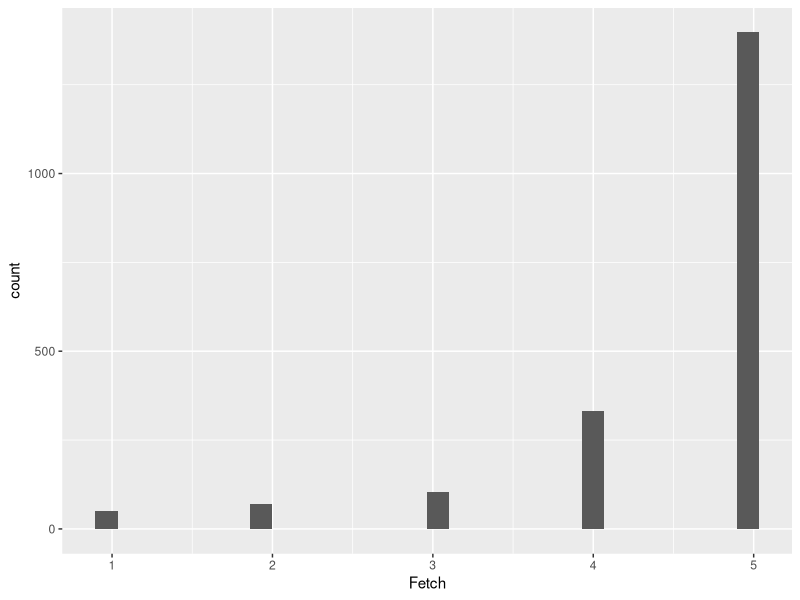
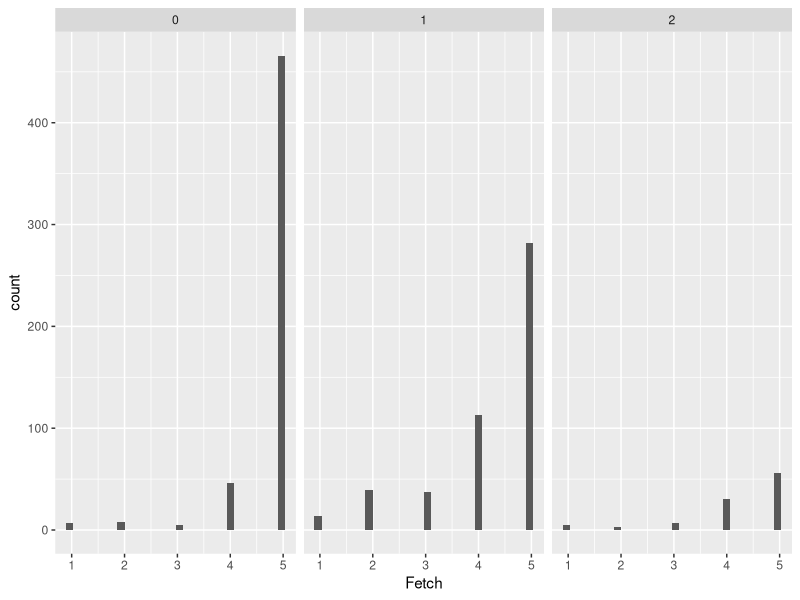
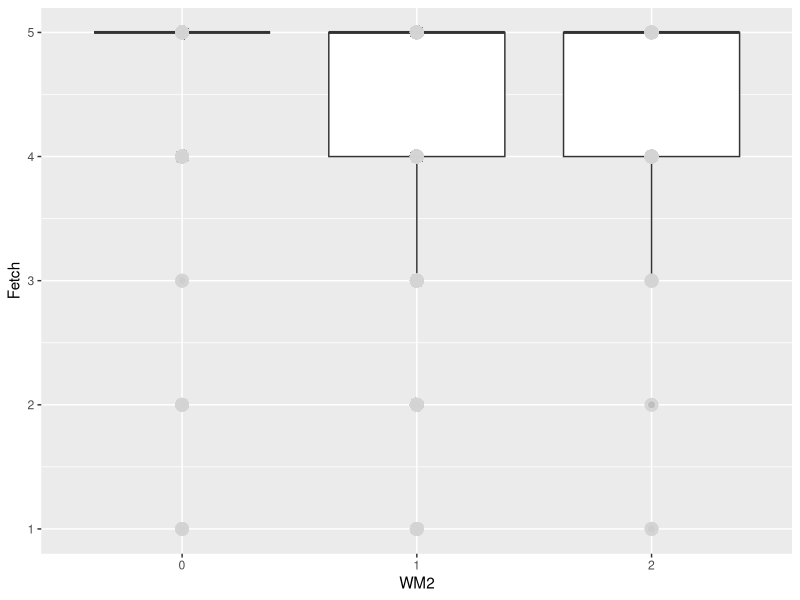
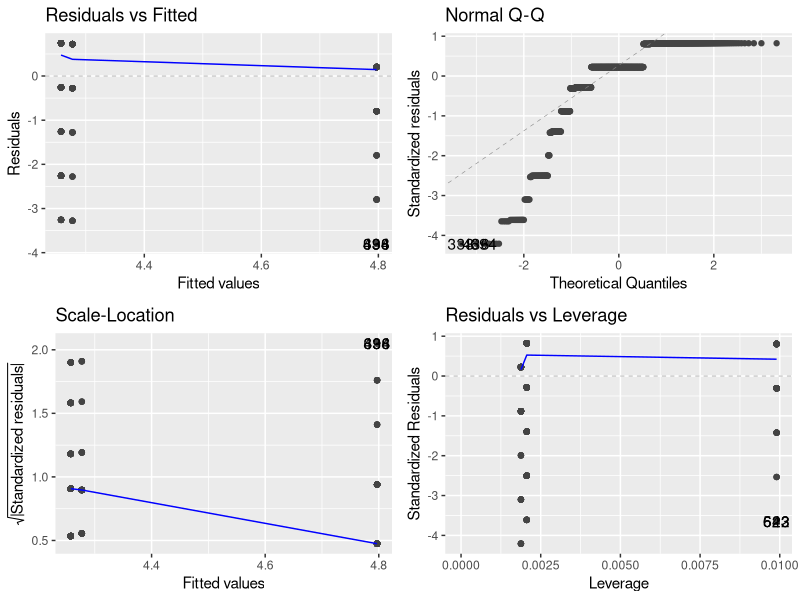
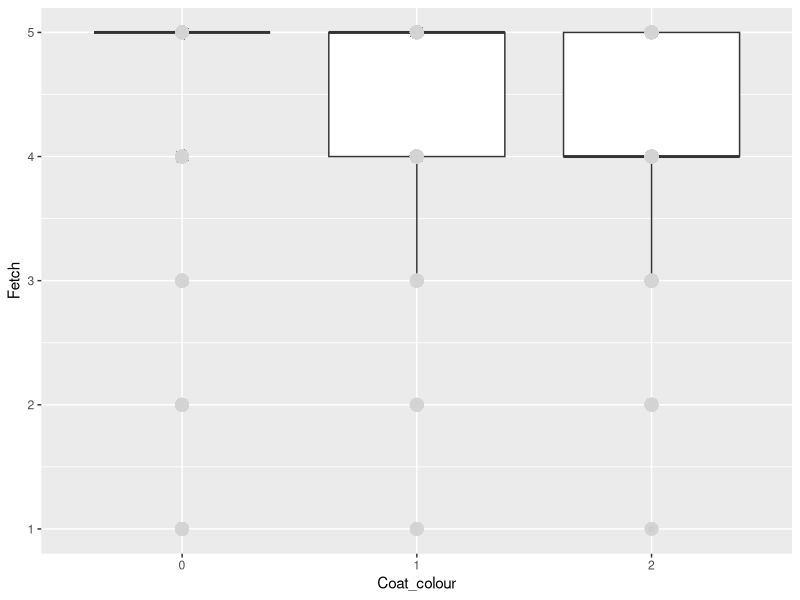
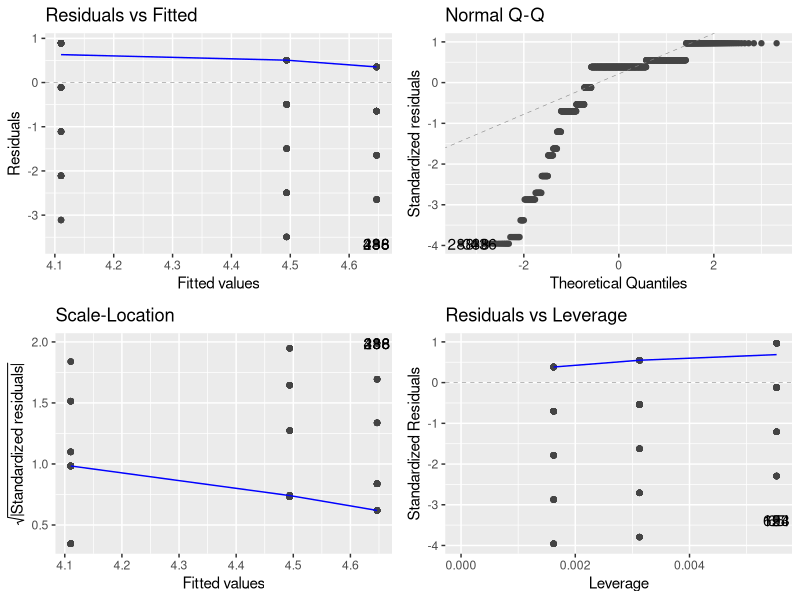
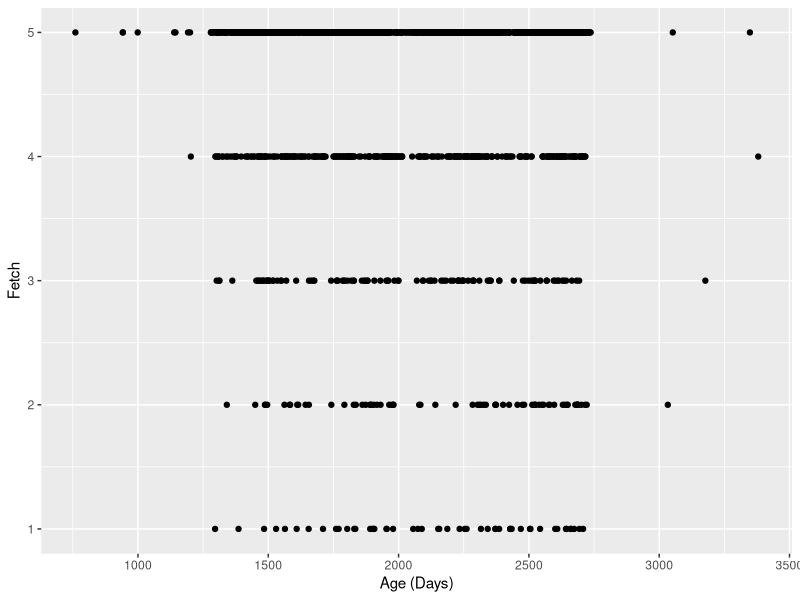
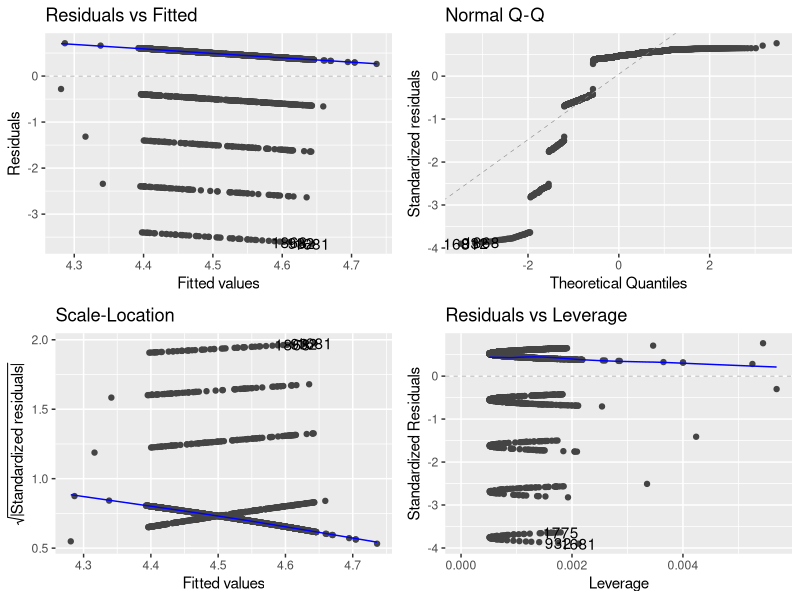

R code for these plots, in order:
## ---- chunk 1
rm(list = ls())
library(tidyverse)
library(here)
library(ggfortify)
## ---- chunk 2
DOG <- read.csv(here("Data", "Secor-Cap-Dap-data.csv"))
## ---- chunk 3
DOG$Fixed <- DOG$Gender_status %% 2
## ---- chunk 4
summary(DOG)
## ---- chunk 5
ggplot(DOG, aes(x = Fetch)) + geom_histogram()
## ---- chunk 6
ggplot(data = na.omit(DOG), aes(x = Fetch)) + geom_histogram() + facet_wrap(~WM2)
## ---- chunk 7
DOG$WM2 <- as.factor(DOG$WM2)
ggplot(data = na.omit(DOG), aes(y = Fetch, x = WM2)) + geom_boxplot() + geom_point(size = 4, color = 'lightgrey', alpha = 0.5)
## ---- chunk 8
jvelm <- lm(Fetch ~ WM2, data = na.omit(DOG))
autoplot(jvelm)
summary(jvelm)
## ---- chunk 9
DOG$Coat_colour <- as.factor(DOG$Coat_colour)
ggplot(data = na.omit(DOG), aes(y = Fetch, x = Coat_colour)) + geom_boxplot() + geom_point(size = 4, color = 'lightgrey', alpha = 0.5)
## ---- chunk 10
ccvelm <- lm(Fetch ~ Coat_colour, data = na.omit(DOG))
autoplot(ccvelm)
summary(ccvelm)
## ---- chunk 11
ggplot(DOG, aes(y = Fetch, x = Age)) + geom_point() + xlab("Age (Days)")
## ---- chunk 12
avelm <- lm(Fetch ~ Age, data = DOG)
autoplot(avelm)
## ---- chunk 13
anova(avelm)
summary(avelm) # Starts at Call:
## ---- chunk 14
DOG$Health <- as.factor(DOG$Health)
ggplot(DOG, aes(x = Health, y = Fetch)) + geom_boxplot() + geom_point(size = 4, color = 'lightgrey', alpha = 0.5)
## ---- chunk 15
t.test(Fetch ~ Health, data = DOG)
## ---- chunk 16
DOG$Gender_status <- as.factor(DOG$Gender_status)
ggplot(data = na.omit(DOG), aes(y = Fetch, x = Gender_status)) + geom_boxplot() + geom_point(size = 4, color = 'lightgrey', alpha = 0.5)
## ---- chunk 17
gsvelm <- lm(Fetch ~ Gender_status, data = na.omit(DOG))
autoplot(gsvelm)
summary(gsvelm)
## ---- chunk 18
DOG$Fixed <- as.factor(DOG$Fixed)
ggplot(data = na.omit(DOG), aes(x = Fixed, y = Fetch)) + geom_boxplot() + geom_point(size = 4, color = 'lightgrey', alpha = 0.5)
## ---- chunk 19
fvelm <- lm(Fetch ~ Fixed, data = na.omit(DOG))
autoplot(fvelm)
summary(fvelm)
## ---- chunk 20
DOG$InOut <- as.factor(DOG$InOut)
ggplot(data = na.omit(DOG), aes(x = InOut, y = Fetch)) + geom_boxplot() + geom_point(size = 4, color = 'lightgrey', alpha = 0.5)
## ---- chunk 21
iovelm <- lm(Fetch ~ InOut, data = na.omit(DOG))
autoplot(iovelm)
summary(iovelm)
## ---- chunk 22
DOG$TimeEx <- as.factor(DOG$TimeEx)
ggplot(data = na.omit(DOG), aes(x = TimeEx, y = Fetch)) + geom_boxplot() + geom_point(size = 4, color = 'lightgrey', alpha = 0.5)
## ---- chunk 23
tevelm <- lm(Fetch ~ TimeEx, data = na.omit(DOG))
autoplot(tevelm)
summary(tevelm)
